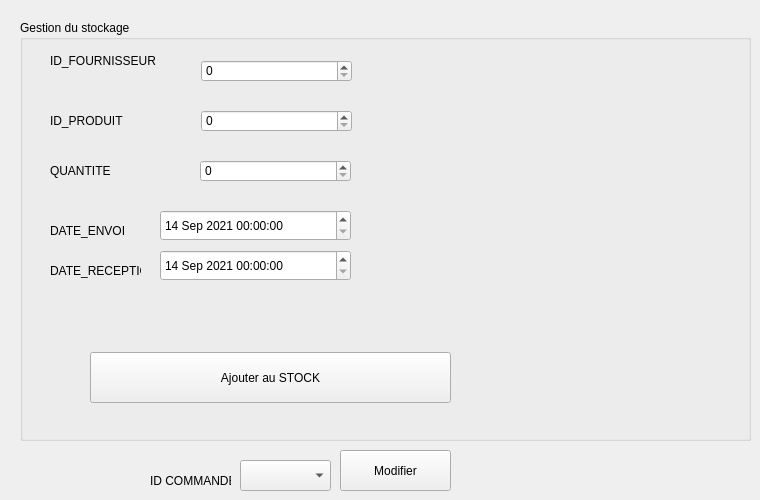
        <widget class="QWidget" name="tab_32">
         <attribute name="title">
          <string>Ajouter Un Commandes Fournisseur</string>
         </attribute>
         <widget class="QGroupBox" name="groupBox_10">
          <property name="geometry">
           <rect>
            <x>20</x>
            <y>20</y>
            <width>731</width>
            <height>421</height>
           </rect>
          </property>
          <property name="title">
           <string>Gestion du stockage</string>
          </property>
          <widget class="QPushButton" name="CF_ADD">
           <property name="geometry">
            <rect>
             <x>70</x>
             <y>332</y>
             <width>361</width>
             <height>51</height>
            </rect>
           </property>
           <property name="text">
            <string>Ajouter au STOCK</string>
           </property>
          </widget>
          <widget class="QLabel" name="label_1021">
           <property name="geometry">
            <rect>
             <x>30</x>
             <y>200</y>
             <width>131</width>
             <height>21</height>
            </rect>
           </property>
           <property name="text">
            <string>DATE_ENVOI</string>
           </property>
          </widget>
          <widget class="QLabel" name="label_103">
           <property name="geometry">
            <rect>
             <x>30</x>
             <y>140</y>
             <width>131</width>
             <height>21</height>
            </rect>
           </property>
           <property name="text">
            <string>QUANTITE	</string>
           </property>
          </widget>
          <widget class="QLabel" name="label_104">
           <property name="geometry">
            <rect>
             <x>30</x>
             <y>30</y>
             <width>131</width>
             <height>21</height>
            </rect>
           </property>
           <property name="text">
            <string>ID_FOURNISSEUR</string>
           </property>
          </widget>
          <widget class="QDateTimeEdit" name="CF_DATE_E">
           <property name="geometry">
            <rect>
             <x>140</x>
             <y>190</y>
             <width>191</width>
             <height>31</height>
            </rect>
           </property>
           <property name="dateTime">
            <datetime>
             <hour>0</hour>
             <minute>0</minute>
             <second>0</second>
             <year>2021</year>
             <month>9</month>
             <day>14</day>
            </datetime>
           </property>
           <property name="minimumDateTime">
            <datetime>
             <hour>0</hour>
             <minute>0</minute>
             <second>0</second>
             <year>2021</year>
             <month>9</month>
             <day>14</day>
            </datetime>
           </property>
           <property name="maximumDate">
            <date>
             <year>2099</year>
             <month>12</month>
             <day>31</day>
            </date>
           </property>
          </widget>
          <widget class="QDateTimeEdit" name="CF_DATE_R">
           <property name="geometry">
            <rect>
             <x>140</x>
             <y>230</y>
             <width>191</width>
             <height>31</height>
            </rect>
           </property>
           <property name="dateTime">
            <datetime>
             <hour>0</hour>
             <minute>0</minute>
             <second>0</second>
             <year>2021</year>
             <month>9</month>
             <day>14</day>
            </datetime>
           </property>
           <property name="minimumDateTime">
            <datetime>
             <hour>0</hour>
             <minute>0</minute>
             <second>0</second>
             <year>2021</year>
             <month>9</month>
             <day>14</day>
            </datetime>
           </property>
           <property name="maximumDate">
            <date>
             <year>2099</year>
             <month>12</month>
             <day>31</day>
            </date>
           </property>
          </widget>
          <widget class="QLabel" name="label_124">
           <property name="geometry">
            <rect>
             <x>30</x>
             <y>240</y>
             <width>91</width>
             <height>21</height>
            </rect>
           </property>
           <property name="text">
            <string>DATE_RECEPTION</string>
           </property>
          </widget>
          <widget class="QLabel" name="label_125">
           <property name="geometry">
            <rect>
             <x>30</x>
             <y>90</y>
             <width>91</width>
             <height>21</height>
            </rect>
           </property>
           <property name="text">
            <string>ID_PRODUIT</string>
           </property>
          </widget>
          <widget class="QSpinBox" name="CF_ID_F">
           <property name="geometry">
            <rect>
             <x>181</x>
             <y>40</y>
             <width>151</width>
             <height>22</height>
            </rect>
           </property>
          </widget>
          <widget class="QSpinBox" name="CF_ID_P">
           <property name="geometry">
            <rect>
             <x>181</x>
             <y>90</y>
             <width>151</width>
             <height>22</height>
            </rect>
           </property>
          </widget>
          <widget class="QSpinBox" name="CF_QTE">
           <property name="geometry">
            <rect>
             <x>180</x>
             <y>140</y>
             <width>151</width>
             <height>22</height>
            </rect>
           </property>
          </widget>
         </widget>
         <widget class="QPushButton" name="pushButton_46">
          <property name="geometry">
           <rect>
            <x>340</x>
            <y>450</y>
            <width>111</width>
            <height>41</height>
           </rect>
          </property>
          <property name="text">
           <string>Modifier</string>
          </property>
         </widget>
         <widget class="QLabel" name="label_105">
          <property name="geometry">
           <rect>
            <x>150</x>
            <y>470</y>
            <width>81</width>
            <height>21</height>
           </rect>
          </property>
          <property name="text">
           <string>ID COMMANDE</string>
          </property>
         </widget>
         <widget class="QComboBox" name="CF_UPDATE_COMBO">
          <property name="geometry">
           <rect>
            <x>240</x>
            <y>460</y>
            <width>91</width>
            <height>31</height>
           </rect>
          </property>
         </widget>
        </widget>
